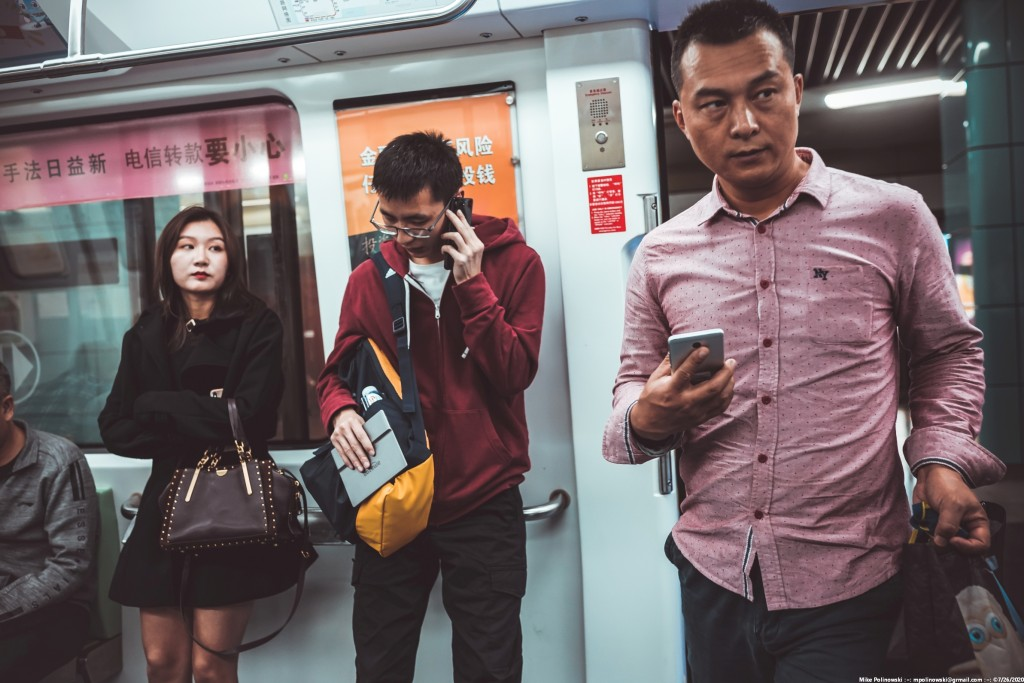
#> input picture resources/shenzhen-subway.jpg, 1024 x 683 px
$ python 04_cropping_resizing.py
#> lines starting #> are read from the running program, lines starting #| are printed output that depends on the picture
import cv2

# Image cropping and resizing
img = cv2.imread('resources/shenzhen-subway.jpg')
#> img is the input picture: shape (683, 1024, 3); mean B, G, R 103.7, 101.8, 113.8
print(img.shape)
#| (683, 1024, 3)
imgResize = cv2.resize(img, (300, 200))
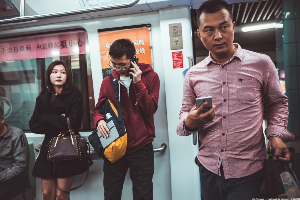
#> imgResize: shape (200, 300, 3); mean B, G, R 103.6, 101.7, 113.7
print(imgResize.shape)
#| (200, 300, 3)

imgCropped = img[0:250, 624:824] # height,width
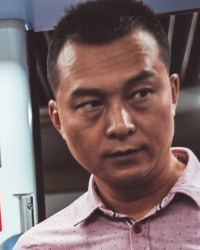
#> imgCropped: shape (250, 200, 3); mean B, G, R 105.8, 106, 126.2

cv2.imshow("Resized Image", imgResize)
cv2.imshow("Image Crop", imgCropped)
cv2.waitKey(5000)

$ run again, with resources/HK_Taxi.jpg copied over resources/shenzhen-subway.jpg
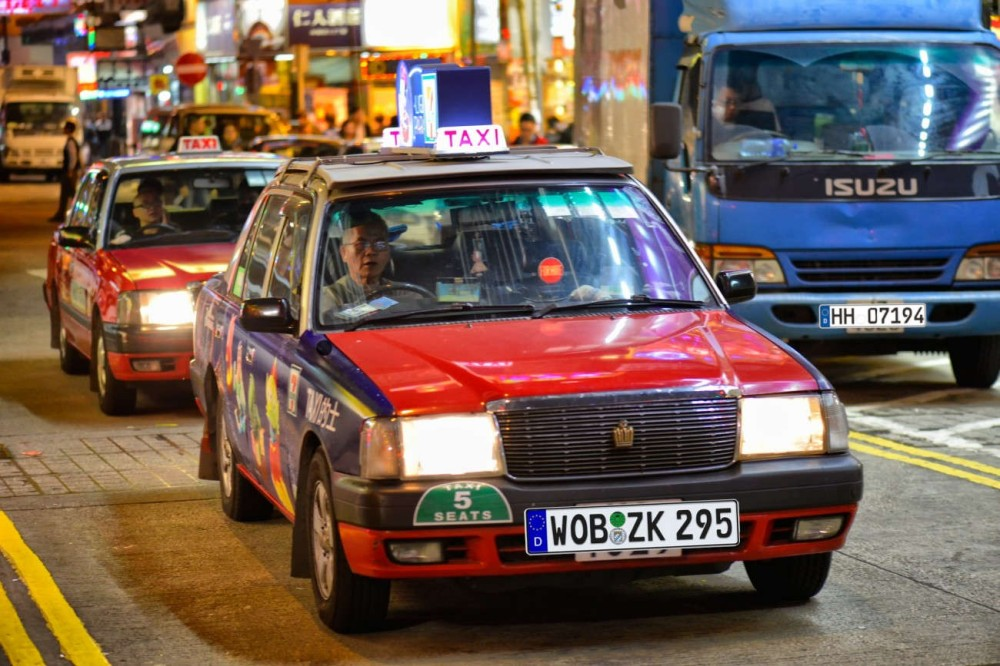
#> input picture resources/HK_Taxi.jpg, 1000 x 666 px
#> img is the input picture: shape (666, 1000, 3); mean B, G, R 84.5, 95, 114.8
#| (666, 1000, 3)
#> `imgResize = cv2.resize(img, (300, 200))`:
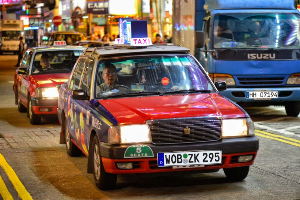
#> imgResize: shape (200, 300, 3); mean B, G, R 84.4, 95, 114.7
#| (200, 300, 3)
#> `imgCropped = img[0:250, 624:824]`:
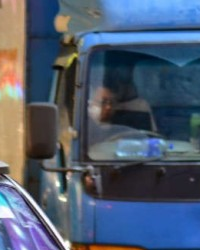
#> imgCropped: shape (250, 200, 3); mean B, G, R 111.1, 91.4, 78.1

$ run again, with resources/sign.jpg copied over resources/shenzhen-subway.jpg
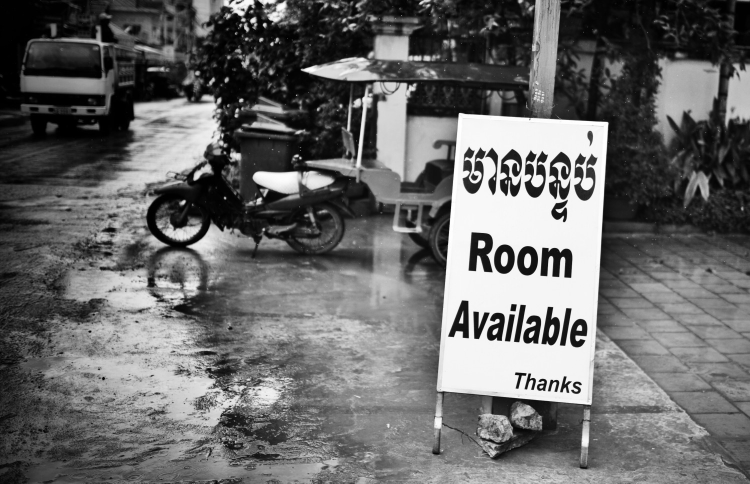
#> input picture resources/sign.jpg, 1500 x 967 px (shown at 1/2 size)
#> img is the input picture: shape (967, 1500, 3); min 0, max 255, mean 104.2
#| (967, 1500, 3)
#> `imgResize = cv2.resize(img, (300, 200))`:
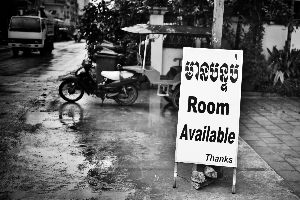
#> imgResize: shape (200, 300, 3); min 0, max 255, mean 104.2
#| (200, 300, 3)
#> `imgCropped = img[0:250, 624:824]`:
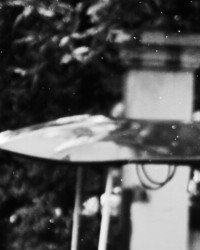
#> imgCropped: shape (250, 200, 3); min 0, max 255, mean 85
